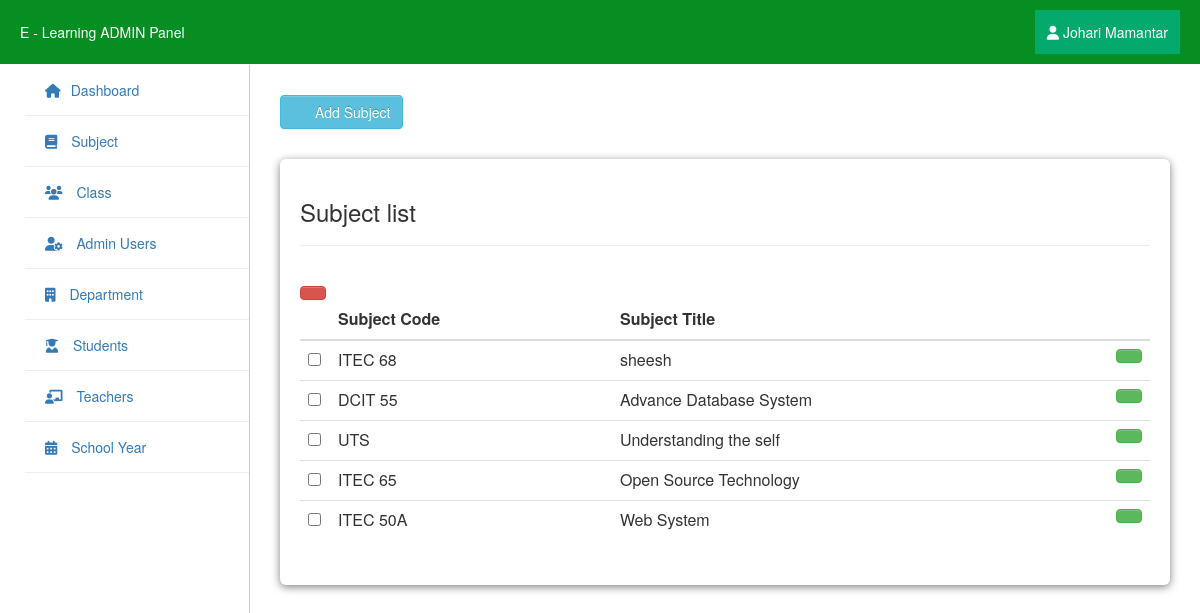
Screenshot of /php/admin/subjects.php (signed in) with the database file from the repository.
### tables this page shows
CREATE TABLE `users` (
  `user_id` int(11) NOT NULL,
  `username` varchar(255) NOT NULL,
  `password` varchar(255) NOT NULL,
  `firstname` varchar(255) NOT NULL,
  `lastname` varchar(255) NOT NULL
);

CREATE TABLE `subject` (
  `subject_id` int(11) NOT NULL,
  `subject_code` varchar(255) NOT NULL,
  `subject_title` varchar(255) NOT NULL,
  `category` varchar(255) NOT NULL,
  `description` longtext NOT NULL,
  `unit` int(11) NOT NULL,
  `pre_req` varchar(255) NOT NULL,
  `semester` varchar(255) NOT NULL
);

### php/admin/session.php (called while the page is built, shortened)
<?php
$session_id=$_SESSION['id'];
?>

### php/admin/subjects.php (the view, shortened to what this page needs)
<?php include "navbar.php" ?>
<?php include "sidebar.php" ?>
<html>
<body>
    <div class="add_sub"><a href="add_subjects.php" class="btn btn-info"><ion-icon class="icon-signin icon-large" name="add-outline"></ion-icon> Add
            Subject</a></div>
    <div class="main">
        <div class="card">
            <h3>Subject list</h3>
            <hr>
            <br>
            <div class="stats-grid">
                <form action="delete_subject.php" method="post">
                    <table cellpadding="0" cellspacing="0" border="0" class="table" id="example">
                        <a data-toggle="modal" href="#subject_delete" id="delete" class="btn btn-danger"
                            name=""><ion-icon name="trash-outline"></ion-icon></a>
                        <thead>
                            <tr>
                                <th></th>
                                <th>Subject Code</th>
                                <th>Subject Title</th>
                                <th></th>
                            </tr>
                        </thead>
                        <tbody>
                            <?php
                            $subject_query = mysqli_query($conn, "select * from subject") or die;
                            while ($row = mysqli_fetch_array($subject_query)) {
                                $id = $row['subject_id'];
                                ?>
                                <tr>
                                    <td width="30">
                                        <input id="optionsCheckbox" class="uniform_on" name="selector[]" type="checkbox"
                                            value="<?php echo $id; ?>">
                                    </td>
                                    <td><?php echo $row['subject_code']; ?></td>
                                    <td><?php echo $row['subject_title']; ?></td>
                                    <td width="30"><a href="#<?php echo '?id=' . $id; ?>"
                                            class="btn btn-success"><ion-icon name="create-outline"></ion-icon></a></td>
                                </tr>
                            <?php } ?>
                        </tbody>
                    </table>
                </form>
            </div>
        </div>
</body>
</html>

### php/admin/navbar.php (shortened to what this page needs)
<?php include "header.php" ?>
<?php include "session.php" ?>
<html>
<div class="navbar-fixed-top">
    <div>E - Learning ADMIN Panel</div>
    <?php $query = mysqli_query($conn, "select * from users where user_id = '$session_id'") or die;
    $row = mysqli_fetch_array($query);
    ?>
    <div class="dropdown">
        <button class="dropbtn"> <i class="fa fa-user"></i>
            <?php echo $row['firstname'] . " " . $row['lastname']; ?></button>
    </div>
</div>
</html>

### php/admin/assets/datatables.css (style rules this page uses)
table.table { clear: both; margin-bottom: 6px !important; max-width: none !important; }

### php/admin/assets/style.css (style rules this page uses)
* { margin: 0; padding: 0; box-sizing: border-box; }

### php/admin/assets/dashboard_style.css (style rules this page uses)
* { box-sizing: border-box; margin: 0; padding: 0; }
body { font-family: Arial, sans-serif; background: #f5f5f5; padding-top: 65px; }
.navbar-fixed-top { background-color: rgb(7, 142, 34); color: white; padding: 10px 20px; display: flex; justify-content: space-between; align-items: center; position: fixed; top: 0; left: 0; width: 100%; z-index: 1000; }
.main { margin-left: 250px; padding: 30px; }
.card { background: rgb(255, 255, 255); padding: 20px; border-radius: 6px; box-shadow: 0 2px 8px rgba(0, 0, 0, 0.5); }
.card h3 { margin-bottom: 20px; }
.stats-grid { display: grid; grid-template-columns: repeat(auto-fit, minmax(180px, 1fr)); gap: 20px; }
a { color: #0060b6; text-decoration: none; }
.add_sub { margin-left: 280px; margin-top: 30px; }
.dropbtn { background-color: #04aa6d; color: white; padding: 12px; font-size: 14px; border: none; }
.dropdown { position: relative; display: inline-block; }

### php/admin/sidebar.php (style rules this page uses)
a { text-decoration: none; }

### rows the page displays
users: firstname "Johari", lastname "Mamantar"
subject: subject_code "ITEC 68", subject_title "sheesh"
subject: subject_code "DCIT 55", subject_title "Advance Database System"
subject: subject_code "UTS", subject_title "Understanding the self"
subject: subject_code "ITEC 65", subject_title "Open Source Technology"
subject: subject_code "ITEC 50A", subject_title "Web System"
